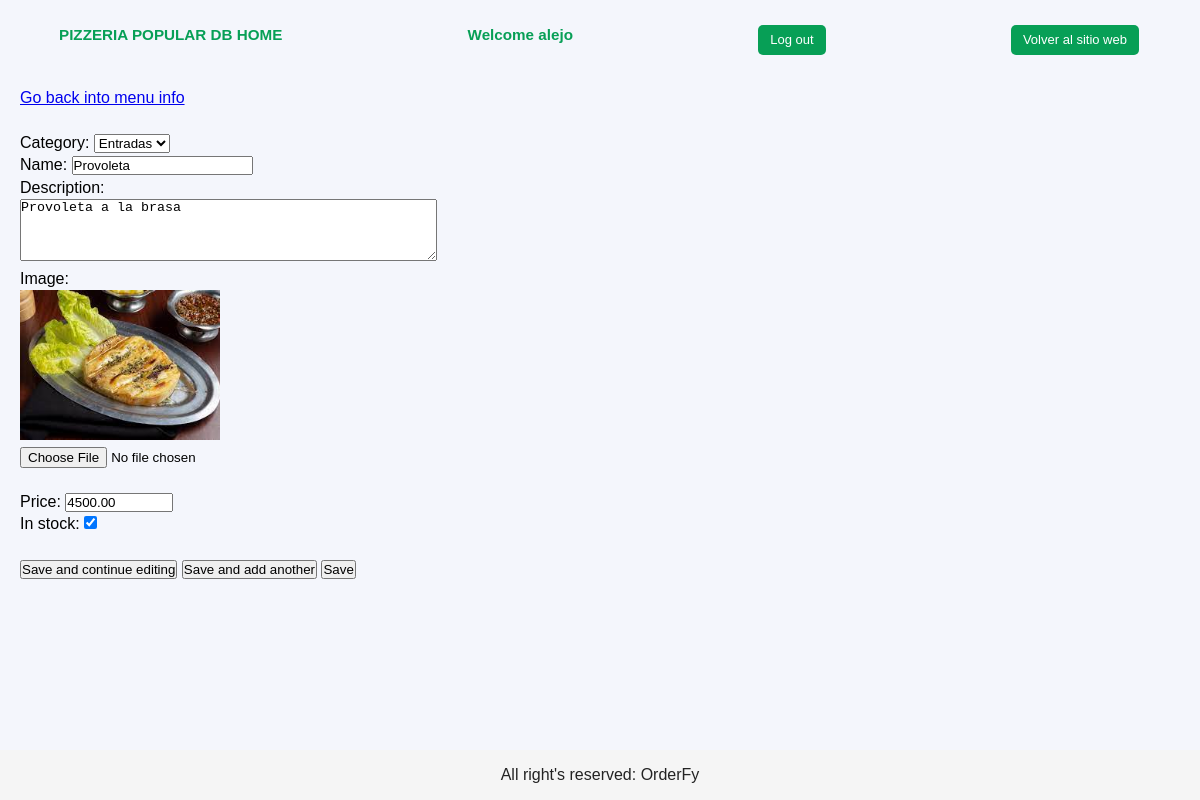
/database/pizzeria_popular/piz1/almuerzo/edit_menu_item/10 (signed in), run on the app's committed database.
### restaurants/models.py (models this page shows, shortened)
class Restaurant(models.Model):
    def get_upload_to_path_logo(self, filename):
        return f'{self.slug}/logo/{filename}'
    def get_upload_to_path_image(self, filename):
        return f'{self.slug}/image/{filename}'
    id= models.AutoField(primary_key=True)
    name= models.CharField(max_length=80)
    slug= models.SlugField(max_length=20, unique=True)
    description= models.TextField(max_length=1000, blank=True, null=True)
    logo= models.ImageField(upload_to=get_upload_to_path_logo, default="default_restaurant_logo.png")
    image= models.ImageField(upload_to=get_upload_to_path_image, default="default_restaurant_image.png")
    primary_color= models.CharField(max_length=7, validators=[functions.validate_color_hex])
    secondary_color= models.CharField(max_length=7, validators=[functions.validate_color_hex])
    q_branches= models.PositiveSmallIntegerField(default=1, validators=[functions.validate_not_zero])
    created= models.DateTimeField(auto_now_add= True)
    updated= models.DateTimeField(auto_now= True)
    class Meta:
        verbose_name=  "Restaurant"
        verbose_name_plural= "Restaurants"

class MenuItem(models.Model):
    category= models.ForeignKey(Category, on_delete=models.CASCADE)
    def get_upload_to_path_image(self, filename):
        return f'{self.category.type_of_category.branch.restaurant.slug}/image/{self.category.type_of_category.branch.slug}/{self.category.type_of_category.slug}/{self.category.slug}/{filename}'
    id = models.AutoField(primary_key= True)
    name= models.CharField(max_length=80)
    description= models.TextField(max_length=1000, blank=True, null=True)
    image= models.ImageField(upload_to=get_upload_to_path_image, default= 'default_menu_item.jpg')
    price= models.DecimalField(max_digits= 10, decimal_places= 2)
    in_stock= models.BooleanField(default= True)
    created= models.DateTimeField(auto_now_add= True)
    updated= models.DateTimeField(auto_now= True)
    class Meta:
        verbose_name=  "Menu Item"
        verbose_name_plural= "Menu Items"

### access_user/models.py (models this page shows)
class CustomUser(AbstractUser):
    restaurant= models.ForeignKey(Restaurant, on_delete=models.CASCADE, blank=True, null=True)

### access_user/views/edit_db.py (the view, shortened to what this page needs)
# urls.py: path('<str:restaurant_slug>/<str:branch_slug>/<str:type_slug>/edit_menu_item/<int:item_id>', login_required(edit_db.edit_menu_item), name='edit_menu_item'),
@login_required
def edit_menu_item(request, restaurant_slug, branch_slug, type_slug, item_id):
    restaurant= functions.get_restaurant(restaurant_slug)
    if not restaurant: return HttpResponseNotFound("Cannot find restaurant named '" + restaurant_slug + "'")
    answer= functions.check_user(request, restaurant)
    if answer== "no_access": return HttpResponseForbidden(f'Your user, {request.user.username}, has not access to {restaurant.name}`s DataBase')
    branch= functions.get_branch(branch_slug)
    if not branch: return HttpResponseNotFound("Cannot find branch named '" + branch_slug + "'")
    type_of_category= functions.get_type(type_slug)
    if not type_of_category: return HttpResponseNotFound("Cannot find type of category named '" + type_slug + "'")
    categories= Rmodels.Category.objects.filter(type_of_category= type_of_category)
    menu_item= functions.get_menu_item(item_id)
    if not menu_item: return HttpResponseNotFound(f'Couldn`t find a menu item with id {item_id}')
    params={
        "restaurant": restaurant,
        "branch": branch,
        "type": type_of_category,
        "categories": categories,
        "menu_item": menu_item,
    }
    return render(request, 'access_user/edit/edit_menu_item.html', params)

### access_user/functions.py (called while the page is built)
def check_user(request, restaurant):
    if not request.user.is_superuser:
        users= CustomUser.objects.filter(restaurant=restaurant)
        if request.user not in users: return "no_access"
        return None

def get_restaurant(restaurant_slug):
    try:
        restaurant= Rmodels.Restaurant.objects.get(slug= restaurant_slug)
        return restaurant
    except ObjectDoesNotExist:
        return None

def get_branch(branch_slug):
    try:
        branch= Rmodels.Branch.objects.get(slug= branch_slug)
        return branch
    except ObjectDoesNotExist:
        return None

def get_type(type_slug):
    try:
        type_of_category= Rmodels.TypeOfCategory.objects.get(slug= type_slug)
        return type_of_category
    except ObjectDoesNotExist:
        return None

def get_menu_item(item_id):
    try:
        menu_item= Rmodels.MenuItem.objects.get(id=item_id)
        return menu_item
    except ObjectDoesNotExist:
        return None

### templates/access_user/edit/edit_menu_item.html (shortened to what this page needs)
{% extends 'access_user/base.html' %}
{% block content %}
    <a href="{% url 'db_menu' restaurant.slug branch.slug type.slug %}"> Go back into menu info </a>
    <br> <br>
    <form method="post" enctype="multipart/form-data">
        <label for="category">Category:</label>
        <select id="options" name="category" required>
            {% for category in categories %}
                {% if category == menu_item.category %}
                    <option value="{{ category.slug }}" selected>{{ category.name }}</option>
                {% else %}
                    <option value="{{ category.slug }}">{{ category.name }}</option>
                {% endif %}
            {% empty %}
                <p>Something happened at the time of searching the categories</p>
                <option value="{{ menu_item.category.slug }}">{{ menu_item.category }}</option>
            {% endfor %}
        </select>
        <br>
        <label for="name">Name:</label>
        <input type="text" id="name" name="name" placeholder="Name" value="{{ menu_item.name }}" required>
        <br>
        <label for="description">Description:</label>
        <br>
        <textarea id="description" name="description" rows="4" cols="50" placeholder="Enter your description here...">{{ menu_item.description }}</textarea>
        <br>
        <label for="image">Image:</label>
        <br>
        <img src="{{ menu_item.image.url }}" alt="{{ menu_item.image.url }}">
        <br>
        <input type="file" id="image" name="image" accept=".jpg, .jpeg, .png, .gif, .bmp, .avif">
        <br> <br>
        <label for="price">Price: </label>
        <input type="number" id="price" name="price" step="0.01" min="0" max="999999" value="{{ menu_item.price }}" required>
        <br>
        <label for="in_stock">In stock: </label>
        <input type="checkbox" id="in_stock" name="in_stock" {% if menu_item.in_stock %} checked {% endif %}>
        <br>
        <br>
        <button type="submit" name="action" value="save_and_continue_editing">Save and continue editing</button>
        <button type="submit" name="action" value="save_and_add_another">Save and add another</button>
        <button type="submit" name="action" value="save">Save</button>
    </form>
{% endblock %}

### templates/access_user/base.html (shortened to what this page needs)
<!DOCTYPE html>
<html lang="en">
{% load static %}
<head>
    <link rel="stylesheet" href="{% static 'css/database/base.css' %}">
    <link rel="stylesheet" href="{% static 'css/restaurants/restaurants.css' %}">
</head>
<body>
    <section class="section">
        <header class="orderfy">
            <h3> {{ restaurant.name | upper }} DB HOME </h3>
            <h3> Welcome {{ user.username }} </h3>
            <a href="{% url 'db_logout' restaurant.slug %}" class="botres"> Log out </a>
            <a href="{% url 'restaurant' restaurant.slug %}" class="botres"> Volver al sitio web </a>
        </header>
        <br><br><br>
        {% block content %} {% endblock %}
        <footer class="footer">
            <p class="center-content"> All right's reserved: OrderFy </p>
        </footer>
    </section>
</body>
</html>

### static/css/database/base.css (style rules this page uses)
img { width: 200px; }
:root { --background: #F4F6FC; --backsec1: #e7e9ef; --backsec2: #F4F6FC; --logoGreen: #079F56 ; --letras: #232323; --botones: #d3d0d0; }
.footer { position: fixed; bottom: 0; left: 0; right: 0; width: 100%; height: 50px; background-color: #f5f5f5; text-align: center; line-height: 50px; }

### static/css/restaurants/restaurants.css (style rules this page uses)
:root { --background: #F4F6FC; --backsec1: #e7e9ef; --backsec2: #F4F6FC; --logoGreen: #079F56 ; --letras: #232323; --botones: #d3d0d0; }
* { margin: 0; padding: 0; box-sizing: border-box; }
body { font-family: 'Arial', sans-serif; line-height: 1.4; background-color: var(--background); }
.section { background-color: var(--background); padding: 20px; }
header { position: fixed; top: -1px; left: -1px; right: -1px; padding: 1rem 5%; display: flex; align-items: center; justify-content: space-between; z-index: 1000; background-color: var(--background); }
.center-content { width: 100%; display: flex; justify-content: center; }
.orderfy { font-size: 13px; text-align: center; background-color: var(--background); color: var(--logoGreen); width: 100%; }
p { color: var(--letras); }
.botres { display: inline-block; padding: 6px 12px; background-color: var(--logoGreen); color: white; text-decoration: none; border-color: var(--logoGreen); border-radius: 5px; margin-top: 10px; transition: background-color 0.3s; }

### data on the page
Restaurant: name "PIZZERIA POPULAR"
CustomUser: username "alejo"
MenuItem: name "Provoleta", description "Provoleta a la brasa", image (picture), price "4500.00", in_stock "☑"

### other printed values
form field category "Entradas"
